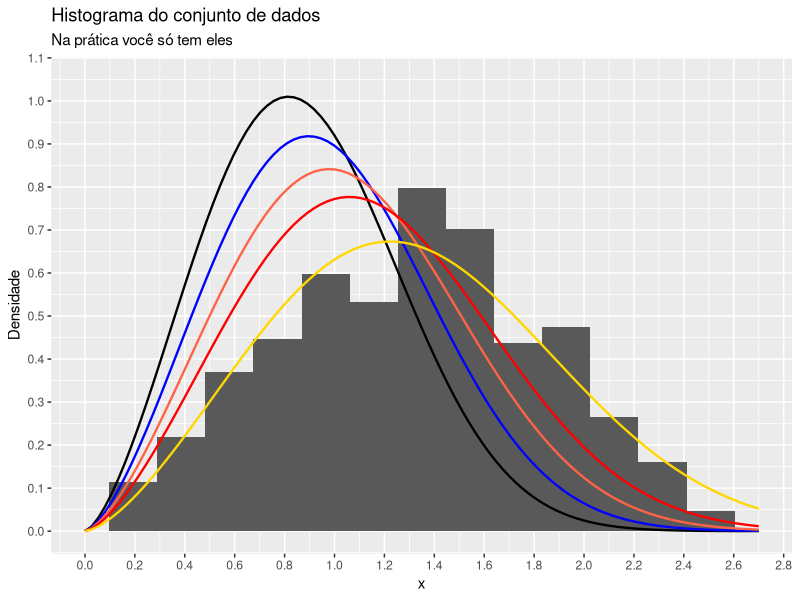

The R script that drew this image:
## ---- chunk 1
#| echo: true
#| code-fold: true
#| code-summary: "Quer ver o código do gráfico? Clique aqui!"
library(ggplot2)

# Quantidade de elementos
n <- 550L
# Parâmetro de forma
alpha <- 2.5
# Parâmetro de escala
beta <- 1.5

# Fixando uma semente, de forma a sempre obtermos a mesma amostra
set.seed(0)
dados <- 
  data.frame(
    x = seq(0, 2, length.out = n),
    y_rand = rweibull(n, shape = alpha, scale = beta)
  )

dados |> 
  ggplot() +
  geom_histogram(aes(x = y_rand, y = ..density..), bins = 15) +
  ggtitle(
    label = "Histograma do conjunto de dados",
    subtitle = "Na prática você só tem eles"
  ) + 
  labs(
    y = "Densidade",
    x = "x"
  ) + 
  scale_x_continuous(
    limits = c(0, 2.7),
    n.breaks = 15
  ) + 
  scale_y_continuous(
    limits = c(0, 1.05),
    n.breaks = 15
  ) +
  geom_function(
    fun = dweibull,
    args = list(shape = alpha, scale = 1),
    size = 0.8
  ) + 
  geom_function(
    fun = dweibull,
    args = list(shape = alpha, scale = 1.1),
    color = "blue",
    size = 0.8
  ) +
  geom_function(
    fun = dweibull,
    args = list(shape = alpha, scale = 1.2),
    color = "tomato",
    size = 0.8
  ) + 
  geom_function(
    fun = dweibull,
    args = list(shape = alpha, scale = 1.3),
    color = "red",
    size = 0.8
  ) + 
  geom_function(
    fun = dweibull,
    args = list(shape = alpha, scale = beta),
    color = "gold",
    size = 0.8
  )
## ---- chunk 2
set.seed(0)
rweibull(n = 10L, shape = 2.5, scale = 1.5)
## ---- chunk 3
# Quantidade de observações
n <- 250L

# Parâmetros que especificam a distribuição verdadeira, i.e., distribuição
# da variável aleatória cujo os dados são observações.
alpha <- 2.5
beta <- 1.5

# Fixando uma semente para o gerador de números pseudo-aleatórios.
# Assim, conseguimos, toda vez que rodamos o código, reproduzir 
# os mesmos dados.
set.seed(3)

# Gerando as observações. Esse será o conjunto de dados que você tera para 
# modelar.
dados <- rweibull(n = n, shape = alpha, scale = beta)

pdf_weibull <- function(x, par){
  alpha <- par[1]
  beta <- par[2]
  alpha/beta * (x/beta)^(alpha-1) * exp(-(x/beta)^alpha)
}

# Checando se a densidade de pdf_weibull integra em 1
integrate(f = pdf_weibull, lower = 0, upper = Inf, par = c(2.5, 1.5))

# Em R, o operador dot-dot-dot (...) é utilizado para definir
# quantidade variádica de argumentos. Assim, log_likelihood é
# uma função vararg.
log_likelihood <- function(x, pdf, par)
  -sum(log(pdf(x, par)))

result <- optim(
  fn = log_likelihood,
  par = c(0.5, 0.5),
  method = "BFGS",
  x = dados,
  pdf = pdf_weibull
)

# Imprimindo os valores das estimativas de máxima verossimilhança
cat("Valores estimados de alpha e beta\n")
cat("--> alpha: ", result$par[1], "\n")
cat("--> beta: ", result$par[2], "\n")
